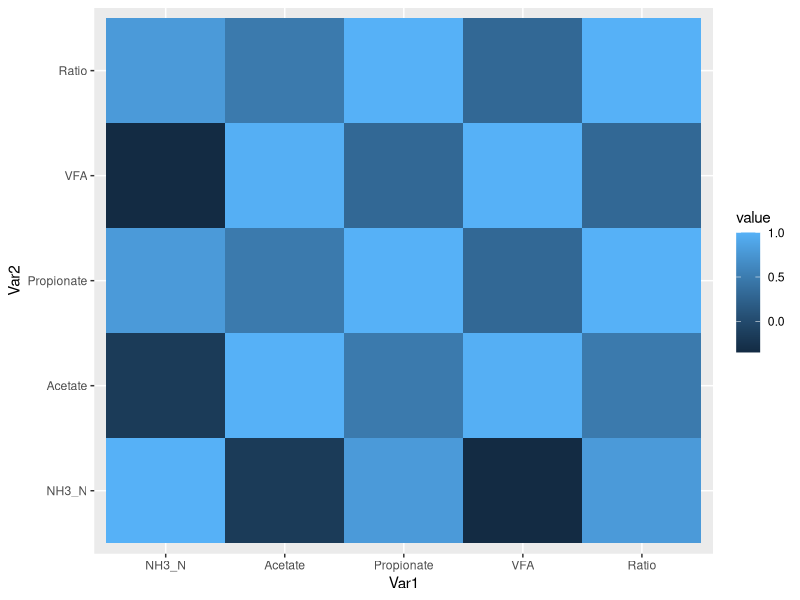
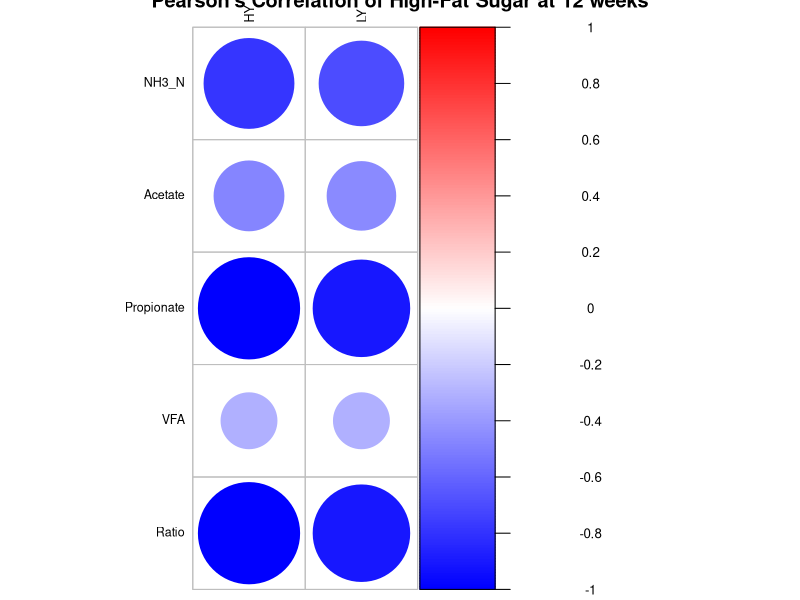
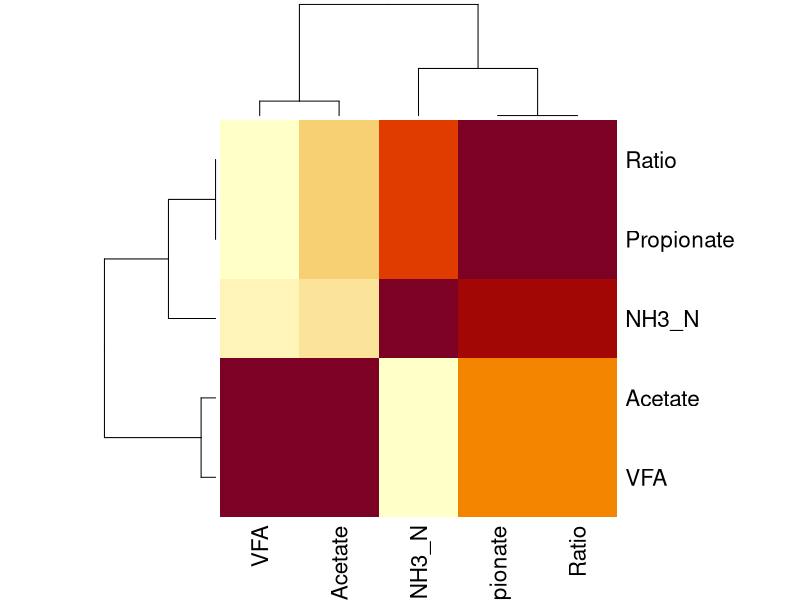
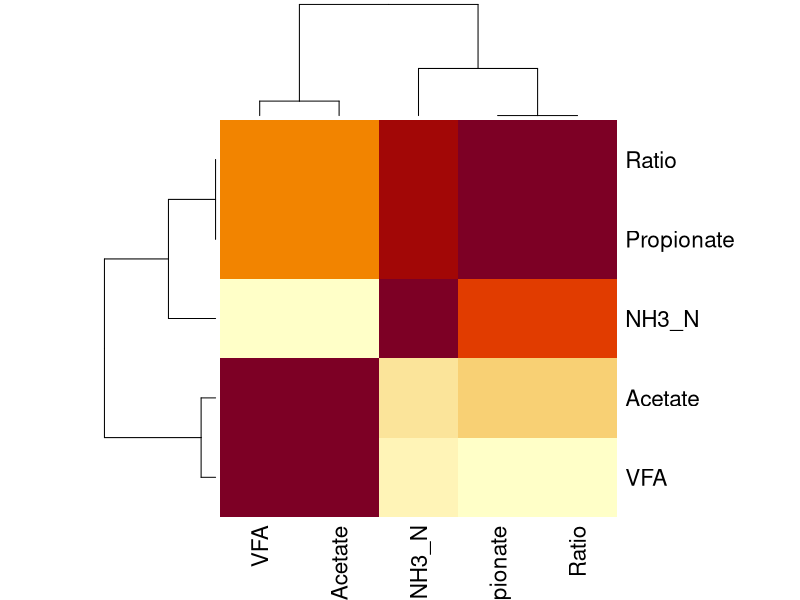
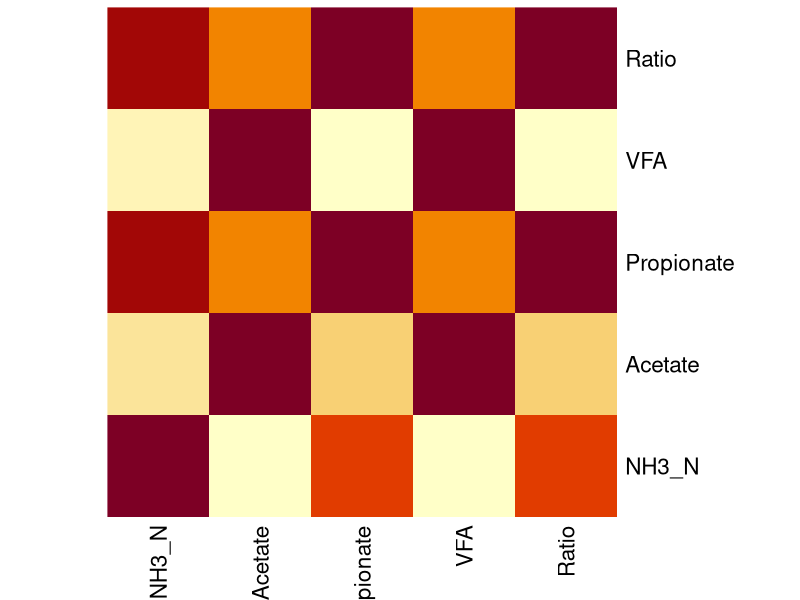
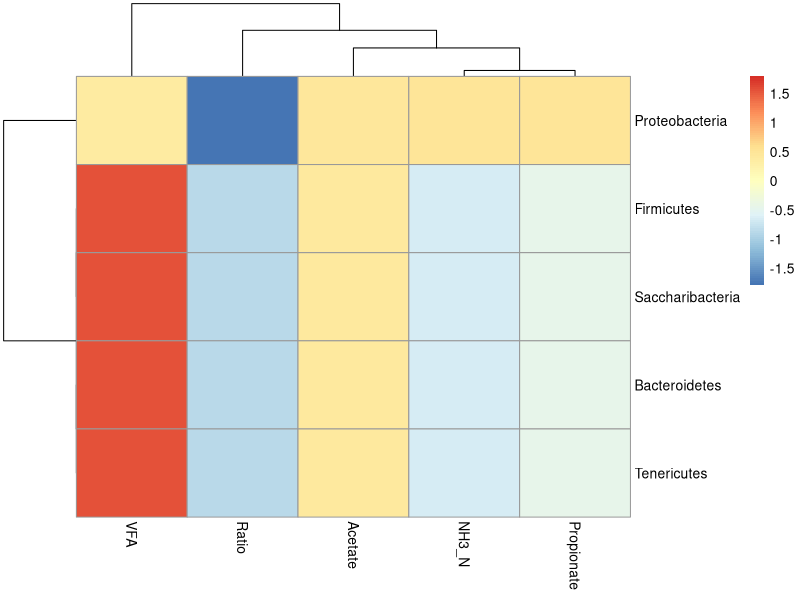
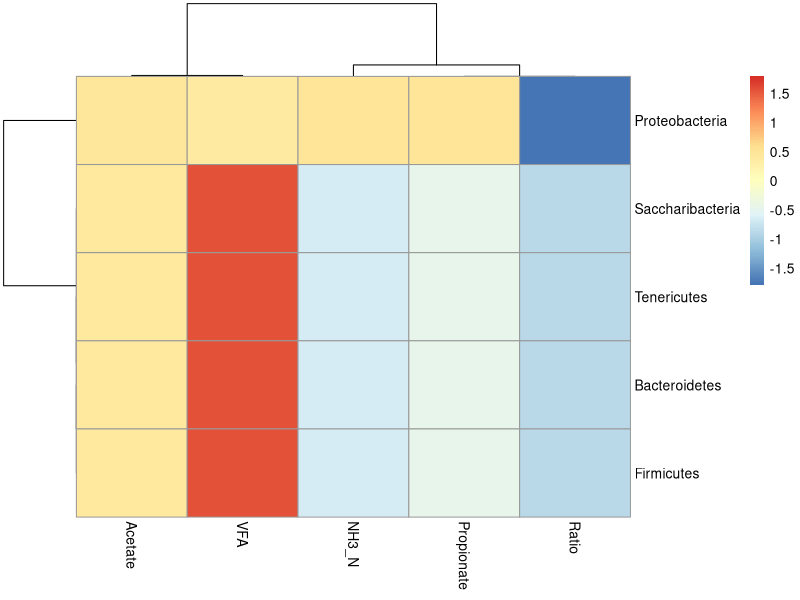
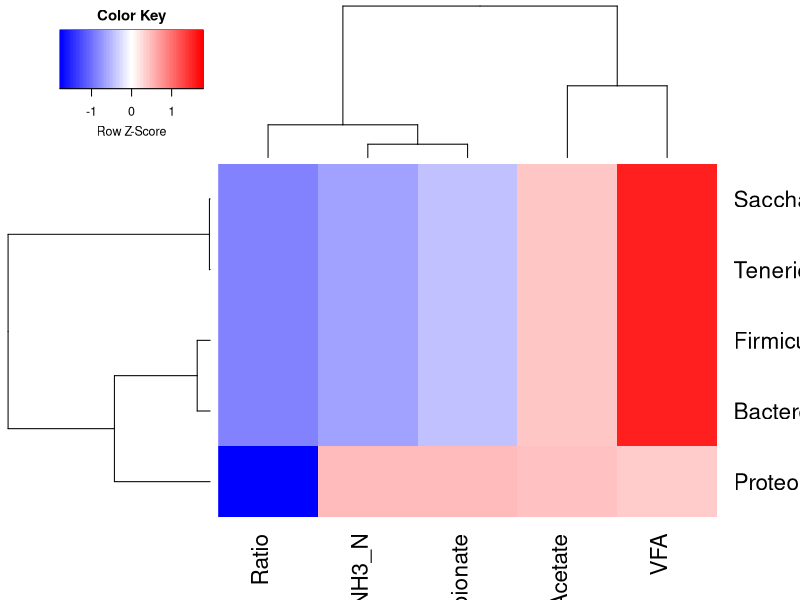

Generate these figures, in order, with R: (Note: this script raises an error after producing the figures.)
## ---- chunk 1
NH3_N = c(7.99, 13.28) ; Acetate = c(62.38, 60.72)
tableau1 <- data.frame(x = NH3_N, y = Acetate) 
# Renommer les colonnes
# en reprenant l'exemple ci-dessus
colnames(tableau1) <- c("NH3_N", "Acetate")
# Si le tableau s'appelle data, on peut renommer ses colonnes
data <- colnames(c("nouveau titre","titre nouveau"))

# en reprenant l'exemple ci-dessus
rownames(tableau1) <-c("HY","LY")
## ---- chunk 2
Propionate = c(21.95, 23.14) ; Acetate_propionate_ratio = c(2.85, 2.64)
tableau2 <- data.frame(x = Propionate, y = Acetate_propionate_ratio) 
# Renommer les colonnes
# en reprenant l'exemple ci-dessus
colnames(tableau2) <- c("Propionate", "Acetate_propionate_ratio")
# Si le tableau s'appelle data, on peut renommer ses colonnes
data <- colnames(c("nouveau titre","titre nouveau"))

# en reprenant l'exemple ci-dessus
rownames(tableau2) <-c("HY","LY")
## ---- chunk 3
VFA = c(99.76, 113.63)
tableau3 <- data.frame(x = VFA) 
# Renommer les colonnes
# en reprenant l'exemple ci-dessus
colnames(tableau3) <- c("VFA")
# Si le tableau s'appelle data, on peut renommer ses colonnes
data <- colnames(c("nouveau titre","titre nouveau"))

# en reprenant l'exemple ci-dessus
rownames(tableau3) <-c("HY","LY")
## ---- chunk 4
# en reprenant l'exemple ci-dessus
tableau4 <- cbind(tableau1, tableau2) # Les colonnes du tableau 2 s'ajoutent au tableau 1 pour donner le tableau 3
tableau5 <- cbind(tableau3, tableau4)
## ---- chunk 5
data$NH3_N = as.numeric(data$NH3_N)
data$Acetate = as.numeric(data$Acetate)
data$Propionate= as.numeric(data$Propionate)
data$VFA= as.numeric(data$VFA)
data$Acetate_propionate_ratio= as.numeric(data$Acetate_propionate_ratio)
data = as.matrix(data)

## ---- chunk 6
cormat <- round(cor(tableau5),2)
head(cormat)
## ---- chunk 7
cor(tableau5, method = c("pearson"))
## ---- chunk 8
HY	= c(49.1, 44.33, 0.93, 1.32, 1.07) ; LY	= c(65.61, 27.71, 2.09, 1.57, 0.79)
table1 <- data.frame(x = HY, y = LY) 
# Renommer les colonnes
colnames(table1) <- c("HY","LY")

# 
rownames(table1) <- c("bacteroidetes", "firmicutes", "proteobacteria","tenericutes", "saccharibacteria")
## ---- chunk 9
NH3_N = c(6.75952, 7.392976, 23.016496, 13.104704, 13.137904) ; Acetate = c(30.90648, 33.802824, 22.575304, 59.918496, 60.070296)
HM1 <- data.frame(x = NH3_N, y = Acetate) 
# Renommer les colonnes
colnames(HM1) <- c("NH3_N", "Acetate")
# Renommer les lignes
rownames(HM1) <-c("Bacteroidetes", "Firmicutes", "Proteobacteria", "Tenericutes","Saccharibacteria")
## ---- chunk 10
Propionate = c(11.77826, 12.882038, 22.924798, 22.834552, 22.892402) ; VFA = c(57.83767, 63.257821, 22.083241, 112.130084, 112.414159)
HM2 <- data.frame(x = Propionate, y = VFA) 
# Renommer les colonnes
colnames(HM2) <- c("Propionate", "VFA")
# Renommer les lignes
rownames(HM2) <-c("Bacteroidetes", "Firmicutes", "Proteobacteria", "Tenericutes","Saccharibacteria")
## ---- chunk 11
Ratio = c(1.34376, 1.469688, 2.615448, 2.605152, 2.611752)
HM3 <- data.frame(x = Ratio) 
# Renommer les colonnes
colnames(HM3) <- c("Ratio")
# Renommer les lignes
rownames(HM3) <-c("Bacteroidetes", "Firmicutes", "Proteobacteria", "Tenericutes","Saccharibacteria")
## ---- chunk 12
# en reprenant l'exemple ci-dessus
HM <- cbind(HM1, HM2) # Les colonnes du tableau 2 s'ajoutent au tableau 1 pour donner le tableau 3
HM <- cbind(HM, HM3)
## ---- chunk 13
cormat <- round(cor(HM),2)
head(cormat)
## ---- chunk 14
library(reshape2)
melted_cormat <- melt(cormat)
head(melted_cormat)
## ---- chunk 15
library(ggplot2)
ggplot(data = melted_cormat, aes(x=Var1, y=Var2, fill=value)) + 
  geom_tile()
## ---- chunk 16
HY = c(49.1, 44.33, 0.93,	1.32, 1.07) ; LY = c(65.61, 27.71, 2.09, 1.57, 0.79)
T_OTU <- data.frame(x = HY, y = LY) 
# Renommer les colonnes
colnames(T_OTU) <- c("HY", "LY")
# Renommer les lignes
rownames(T_OTU) <-c("Bacteroidetes", "Firmicutes", "Proteobacteria", "Tenericutes","Saccharibacteria")
## ---- chunk 17
 library("corrplot")
    D1=HM
    D2=T_OTU
    CorTest=cor(D1, y=D2, use = "everything", method = "pearson")
    CorGraph=corrplot(CorTest, method = "circle", col = colorRampPalette(c("blue","white","red"))(200), title = "Pearson's Correlation of High-Fat Sugar at 12 weeks", tl.cex = .75, tl.col = "Black",diag = TRUE, cl.ratio = 2.25)
## ---- chunk 18
# The mtcars dataset:
dataHM <- as.matrix(HM)
cc = cor(dataHM, method = "pearson")

# Default Heatmap
heatmap(cc)

# Use 'scale' to normalize
heatmap(cc, scale="column")


# No dendrogram nor reordering for neither column or row
heatmap(cc, Colv = NA, Rowv = NA, scale="column")
## ---- chunk 19
library("pheatmap")
pheatmap(HM, scale = "row")
## ---- chunk 20
# Corrélation par paires entre les échantillons (colonnes)
cols.cor <- cor(HM, use = "pairwise.complete.obs", method = "pearson")
# Corrélation par paires entre les lignes (gènes)
rows.cor <- cor(t(HM), use = "pairwise.complete.obs", method = "pearson")

# Créer le heatmap
library("pheatmap")
pheatmap(
  HM, scale = "row", 
  clustering_distance_cols = as.dist(1 - cols.cor),
  clustering_distance_rows = as.dist(1 - rows.cor)
  )
## ---- chunk 21
library("gplots")
heatmap.2(dataHM, scale = "row", col = bluered(100), 
          trace = "none", density.info = "none")
## ---- chunk 22
# Corrélation par paires entre les échantillons (colonnes)
cols.cor <- cor(dataHM, use = "pairwise.complete.obs", method = "pearson")
# Corrélation par paires entre les lignes (gènes)
rows.cor <- cor(t(dataHM), use = "pairwise.complete.obs", method = "pearson")

## Clustering par ligne et par colonne à l'aide d'une corrélation 
hclust.col <- hclust(as.dist(1-cols.cor)) 
hclust.row <- hclust(as.dist(1-rows.cor))


# Créer le heatmap
library("gplots")
heatmap.2(dataHM, scale = "row", col = bluered(100), 
          trace = "none", density.info = "none",
          Colv = as.dendrogram(hclust.col),
          Rowv = as.dendrogram(hclust.row)
          )
## ---- chunk 23
NH3_N = c(9.410208, 12.32384,	12.258768,	12.720912,	13.217584,	12.80856,	12.694352,	12.833792,	12.925424,	12.865664,	13.0144,	12.893552,	13.031664,	13.099392,	13.023696) ; Acetate = c(43.026192,	56.34816,	56.050632,	58.163688,	60.434616,	58.56444,	58.042248,	58.679808,	59.098776,	58.825536,	59.5056,	58.953048,	59.584536,	59.894208,	59.548104)
Th1 <- data.frame(x = NH3_N, y = Acetate) 
# Renommer les colonnes
colnames(Th1) <- c("NH3_N", "Acetate")
# Renommer les lignes
rownames(Th1) <-c("Prevotella_1", "Ruminococcaceae_NK4A214_group", "Succiniclasticum", "Prevotellaceae", "Prevotella_7", "Bacteroidales_S24_7_group", "Ruminococcus_2", "Bacteroidales_BS11", "Rikenellaceae_RC9_gut_group", "Christensenellaceae_R_7_group", "Prevotellaceae_UCG_003", "Lachnospiraceae_NK3A20_group", "Ruminococcaceae_UCG_014", "Prevotellaceae_UCG_001",
 "Eubacterium_coprostanoligenes_group")
## ---- chunk 24
Propionate = c(16.397004,	21.47392,	21.360534,	22.165806,	23.031242,	22.31853,	22.119526,	22.362496,	22.522162,	22.418032,	22.6772,	22.466626,	22.707282,	22.825296,	22.693398) ; VFA = c(80.518218,	105.44864,	104.891853,	108.846177,	113.095939,	109.596135,	108.618917,	109.812032,	110.596079,	110.084744,	111.3574,	110.323367,	111.505119,	112.084632,	111.436941)
Th2 <- data.frame(x = Propionate, y = VFA) 
# Renommer les colonnes
colnames(Th2) <- c("Propionate", "VFA")
# Renommer les lignes
rownames(Th2) <-c("Prevotella_1", "Ruminococcaceae_NK4A214_group", "Succiniclasticum", "Prevotellaceae", "Prevotella_7", "Bacteroidales_S24_7_group", "Ruminococcus_2", "Bacteroidales_BS11", "Rikenellaceae_RC9_gut_group", "Christensenellaceae_R_7_group", "Prevotellaceae_UCG_003", "Lachnospiraceae_NK3A20_group", "Ruminococcaceae_UCG_014", "Prevotellaceae_UCG_001",
 "Eubacterium_coprostanoligenes_group")
## ---- chunk 25
Ratio_Acetate_Propionate = c(1.870704,	2.44992,	2.436984,	2.528856,	2.627592,	2.54628,	2.523576,	2.551296,	2.569512,	2.557632,	2.5872,	2.563176,	2.590632,	2.604096,	2.589048)
Th3 <- data.frame(x = Ratio_Acetate_Propionate) 
# Renommer les colonnes
colnames(Th3) <- c("Ratio_Acetate_Propionate")
# Renommer les lignes
rownames(Th3) <-c("Prevotella_1", "Ruminococcaceae_NK4A214_group", "Succiniclasticum", "Prevotellaceae", "Prevotella_7", "Bacteroidales_S24_7_group", "Ruminococcus_2", "Bacteroidales_BS11", "Rikenellaceae_RC9_gut_group", "Christensenellaceae_R_7_group", "Prevotellaceae_UCG_003", "Lachnospiraceae_NK3A20_group", "Ruminococcaceae_UCG_014", "Prevotellaceae_UCG_001",
 "Eubacterium_coprostanoligenes_group")
## ---- chunk 26
# Réunification des tables
Table_gen_HY <- cbind(Th1, Th2) # Les colonnes du tableau 2 s'ajoutent au tableau 1 pour donner le tableau 3
Table_gen_HY <- cbind(Table_gen_HY, Th3)
## ---- chunk 27
NH3_N = c(4.120208,	7.03384,	6.968768,	7.430912,	7.927584,	7.51856,	7.404352,	7.543792,	7.635424,	7.575664,	7.7244,	7.603552,	7.741664,	7.809392,	7.733696) ; Acetate = c(58.510208,	61.42384,	61.358768,	61.820912,	62.317584,	61.90856,	61.794352,	61.933792,	62.025424,	61.965664,	62.1144,	61.993552,	62.131664,	62.199392,	62.123696)
Tl1 <- data.frame(x = NH3_N, y = Acetate) 
# Renommer les colonnes
colnames(Tl1) <- c("NH3_N", "Acetate")
# Renommer les lignes
rownames(Tl1) <-c("Prevotella_1", "Ruminococcaceae_NK4A214_group", "Succiniclasticum", "Prevotellaceae", "Prevotella_7", "Bacteroidales_S24_7_group", "Ruminococcus_2", "Bacteroidales_BS11", "Rikenellaceae_RC9_gut_group", "Christensenellaceae_R_7_group", "Prevotellaceae_UCG_003", "Lachnospiraceae_NK3A20_group", "Ruminococcaceae_UCG_014", "Prevotellaceae_UCG_001",
 "Eubacterium_coprostanoligenes_group")
## ---- chunk 28
Propionate = c(18.080208,	20.99384,	20.928768,	21.390912,	21.887584,	21.47856,	21.364352,	21.503792,	21.595424,	21.535664,	21.6844,	21.563552,	21.701664,	21.769392,	21.693696) ; VFA = c(95.890208,	98.80384,	98.738768,	99.200912,	99.697584,	99.28856,	99.174352,	99.313792,	99.405424,	99.345664,	99.4944,	99.373552,	99.511664,	99.579392,	99.503696)
Tl2 <- data.frame(x = Propionate, y = VFA) 
# Renommer les colonnes
colnames(Tl2) <- c("Propionate", "VFA")
# Renommer les lignes
rownames(Tl2) <-c("Prevotella_1", "Ruminococcaceae_NK4A214_group", "Succiniclasticum", "Prevotellaceae", "Prevotella_7", "Bacteroidales_S24_7_group", "Ruminococcus_2", "Bacteroidales_BS11", "Rikenellaceae_RC9_gut_group", "Christensenellaceae_R_7_group", "Prevotellaceae_UCG_003", "Lachnospiraceae_NK3A20_group", "Ruminococcaceae_UCG_014", "Prevotellaceae_UCG_001",
 "Eubacterium_coprostanoligenes_group")
## ---- chunk 29
Ratio_Acetate_Propionate = c(-1.019792,	1.89384,	1.828768,	2.290912,	2.787584,	2.37856,	2.264352,	2.403792,	2.495424,	2.435664,	2.5844,	2.463552,	2.601664,	2.669392,	2.593696)
Tl3 <- data.frame(x = Ratio_Acetate_Propionate) 
# Renommer les colonnes
colnames(Tl3) <- c("Ratio_Acetate_Propionate")
# Renommer les lignes
rownames(Tl3) <-c("Prevotella_1", "Ruminococcaceae_NK4A214_group", "Succiniclasticum", "Prevotellaceae", "Prevotella_7", "Bacteroidales_S24_7_group", "Ruminococcus_2", "Bacteroidales_BS11", "Rikenellaceae_RC9_gut_group", "Christensenellaceae_R_7_group", "Prevotellaceae_UCG_003", "Lachnospiraceae_NK3A20_group", "Ruminococcaceae_UCG_014", "Prevotellaceae_UCG_001",
 "Eubacterium_coprostanoligenes_group")
## ---- chunk 30
# Réunification des tables
Table_gen_LY <- cbind(Tl1, Tl2) # Les colonnes du tableau 2 s'ajoutent au tableau 1 pour donner le tableau 3
Table_gen_LY <- cbind(Table_gen_LY, Tl3)
## ---- chunk 31
Tab <- round(cor(Table_gen_HY),2)
head(cormat)
## ---- chunk 32
# Default Heatmap
heatmap(dataHL)

# Use 'scale' to normalize
heatmap(dataHL, scale="column")


# No dendrogram nor reordering for neither column or row
heatmap(dataHL, Colv = NA, Rowv = NA, scale="column")
## ---- chunk 33
# Mettre en data.frame
dataHL <- as.matrix(Table_gen_HY)
## ---- chunk 34
library("pheatmap")
pheatmap(Table_gen_HY, scale = "row")
## ---- chunk 35
# Corrélation par paires entre les échantillons (colonnes)
cols.cor <- cor(Table_gen_HY, use = "pairwise.complete.obs", method = "pearson")
# Corrélation par paires entre les lignes (gènes)
rows.cor <- cor(t(Table_gen_HY), use = "pairwise.complete.obs", method = "pearson")

# Créer le heatmap
library("pheatmap")
pheatmap(
  Table_gen_HY, scale = "row", 
  clustering_distance_cols = as.dist(1 - cols.cor),
  clustering_distance_rows = as.dist(1 - rows.cor)
  )
## ---- chunk 36
library("gplots")
heatmap.2(dataHL, scale = "row", col = bluered(100), 
          trace = "none", density.info = "none")
## ---- chunk 37
# Corrélation par paires entre les échantillons (colonnes)
cols.cor <- cor(dataHM, use = "pairwise.complete.obs", method = "pearson")
# Corrélation par paires entre les lignes (gènes)
rows.cor <- cor(t(dataHM), use = "pairwise.complete.obs", method = "pearson")

## Clustering par ligne et par colonne à l'aide d'une corrélation 
hclust.col <- hclust(as.dist(1-cols.cor)) 
hclust.row <- hclust(as.dist(1-rows.cor))


# Créer le heatmap
library("gplots")
heatmap.2(dataHM, scale = "row", col = bluered(100), 
          trace = "none", density.info = "none",
          Colv = as.dendrogram(hclust.col),
          Rowv = as.dendrogram(hclust.row)
          )
